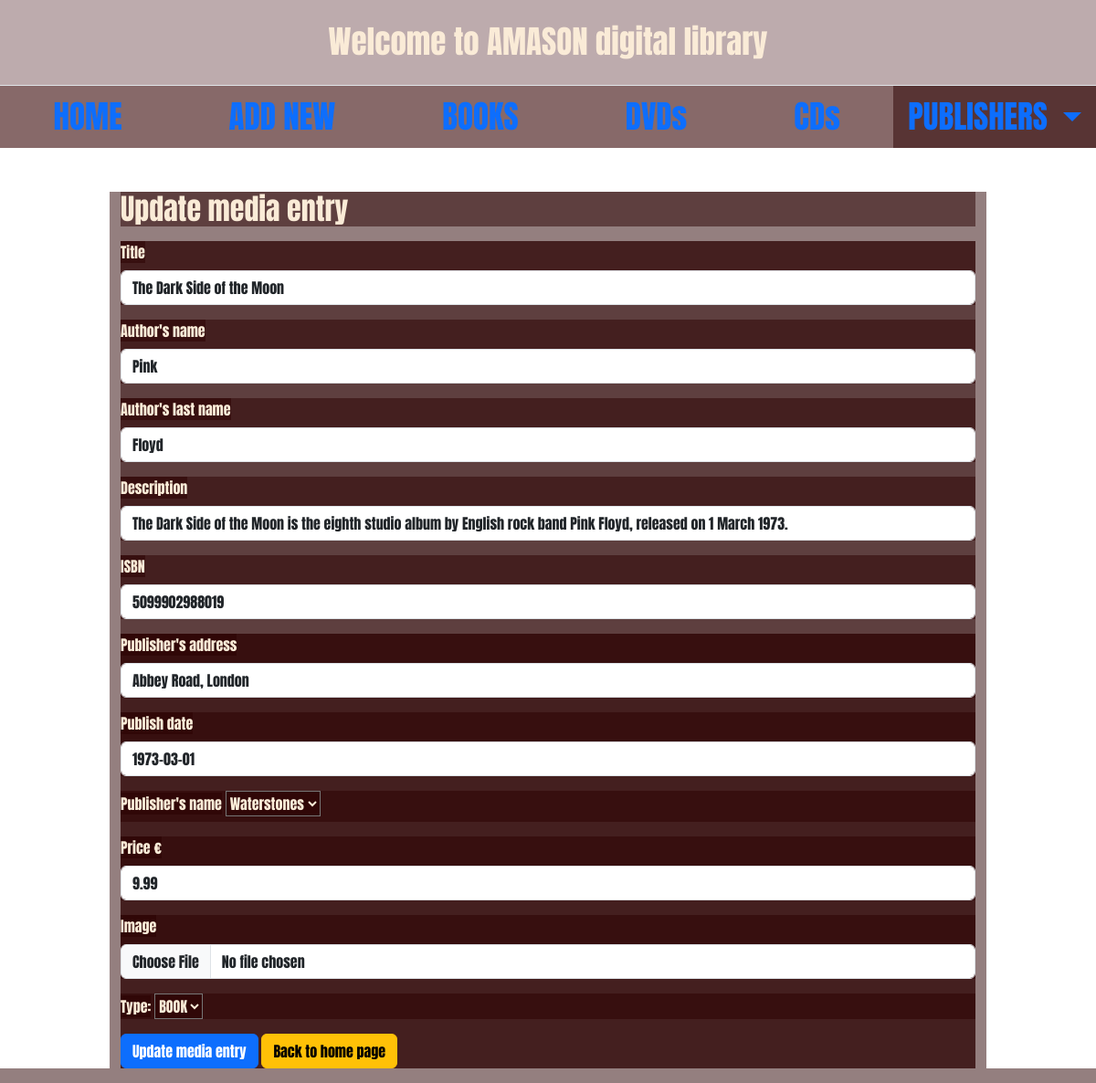
The app's page /update.php?id=2 with its own data.
### tables this page shows
CREATE TABLE `media_list` (
  `id` int(11) NOT NULL,
  `title` varchar(255) NOT NULL,
  `isbn` varchar(255) NOT NULL,
  `description` varchar(255) NOT NULL,
  `type` varchar(255) NOT NULL,
  `author_name` varchar(255) NOT NULL,
  `author_lastname` varchar(255) NOT NULL,
  `publisher_name` varchar(255) NOT NULL,
  `publisher_address` varchar(255) NOT NULL,
  `publish_date` varchar(255) NOT NULL,
  `price` decimal(13,2) NOT NULL,
  `image` varchar(255) DEFAULT NULL
);

### update.php (the view, shortened to what this page needs)
<?php
require_once "db_connect.php" ;
$id = $_GET[ "id"];
$sql = "SELECT * FROM media_list WHERE id = $id";
$result = mysqli_query($connect, $sql);
$row = mysqli_fetch_assoc($result);
?>
<!DOCTYPE html>
<html lang="en">
<head>
    <link rel="stylesheet" href="https://cdnjs.cloudflare.com/ajax/libs/font-awesome/4.7.0/css/font-awesome.min.css">
    <link href="https://cdn.jsdelivr.net/npm/bootstrap@5.3.0/dist/css/bootstrap.min.css" rel="stylesheet">
    <link rel="stylesheet" href="CSS/style.css">
</head>
<body>
<?php require_once 'navbar.php'?>
<div class="container mt-5">
    <h2>Update media entry</h2>
    <form method="POST" enctype="multipart/form-data">
    <div class="mb-3 mt-3">
                <label for="title" class="form-label">Title</label>
                <input type="text" class="form-control" id="title" aria-describedby="title" name="title" value="<?= $row["title"] ?>">
            </div>
            <div class="mb-3 mt-3">
                <label for="author_name" class="form-label">Author's name</label>
                <input type="text" class="form-control" id="author_name" aria-describedby="author_name" name="author_name" value="<?= $row["author_name"] ?>">
            </div>
            <div class="mb-3 mt-3">
                <label for="author_lastname" class="form-label">Author's last name</label>
                <input type="text" class="form-control" id="author_lastname" aria-describedby="author_lastname" name="author_lastname" value="<?= $row["author_lastname"] ?>">
            </div>
            <div class="mb-3 mt-3">
                <label for="description" class="form-label">Description</label>
                <input type="text" class="form-control" id="description" aria-describedby="description" name="description" value="<?= $row["description"] ?>">
            </div>
            <div class="mb-3 mt-3">
                <label for="isbn" class="form-label">ISBN</label>
                <input type="text" class="form-control" id="isbn" aria-describedby="isbn" name="isbn" value="<?= $row["isbn"] ?>">
            </div>
            <div class="mb-3 mt-3">
                <div class="mb-3 mt-3">
                <label for="publisher_address" class="form-label">Publisher's address</label>
                <input type="text" class="form-control" id="publisher_address" aria-describedby="publisher_address" name="publisher_address" value="<?= $row["publisher_address"] ?>">
            </div>
            <div class="mb-3 mt-3">
                <label for="publish_date" class="form-label">Publish date</label>
                <input type="text" class="form-control" id="publish_date" aria-describedby="publish_date" name="publish_date" value="<?= $row["publish_date"] ?>">
            </div>
            <div class="mb-3">
                <label for="publisher_name" class="form-label">Publisher's name</label>
                <select name="publisher_name" id="publisher_name">
                    <option value="Waterstones" <?php echo $row["publisher_name"] == "Waterstones" ? "selected" : ""?>>Waterstones</option>
                </select>
            </div>
            <div class="mb-3">
                <label for="price" class="form-label">Price €</label>
                <input type="number" class="form-control" id="price" aria-describedby="price" name="price" value="<?= $row["price"] ?>">
            </div>
            <div class="mb-3">
                <label for="image" class="form-label"> Image </label>
                <input type="file" class="form-control" id="image" aria-describedby="image" name="image">
            </div>
            <div class="mb-3">
                <label for="type">Type:</label>
                <select name="type" id="type">
                    <option value="book" <?php echo $row["type"] == "book" ? "selected" : ""?>>BOOK</option>
                </select>
            </div>
            <button name="update" type="submit" class="btn btn-primary">Update media entry</button>
            <a href="index.php" class="btn btn-warning">Back to home page</a>
    </form>
</div>
</body>
</html>

### CSS/style.css (style rules this page uses)
* { margin: 0; padding: 0; font-family: 'Anton', sans-serif; background-color: rgba(43, 1, 1, 0.5); color: antiquewhite }
body { background-image: url("https://cdn.superstock.com/4028/Download/4028-1096.jpg"); }
.container { width: 80%; }

### records on screen
media_list: title "The Dark Side of the Moon", author_name "Pink", author_lastname "Floyd", description "The Dark Side of the Moon is the eighth studio album by English rock band Pink Floyd, released on 1 March 1973.", isbn "5099902988019", publisher_address "Abbey Road, London", publish_date "1973-03-01", price "9.99"
